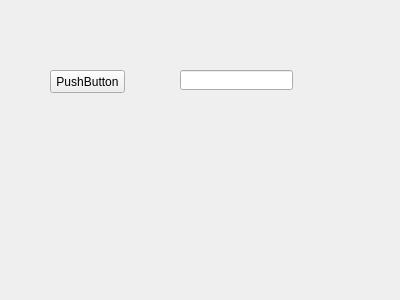
<?xml version="1.0" encoding="UTF-8"?>
<ui version="4.0">
 <class>DeskLogin</class>
 <widget class="QWidget" name="DeskLogin">
  <property name="geometry">
   <rect>
    <x>0</x>
    <y>0</y>
    <width>400</width>
    <height>300</height>
   </rect>
  </property>
  <property name="windowTitle">
   <string>DeskLogin</string>
  </property>
  <widget class="QPushButton" name="pushButton">
   <property name="geometry">
    <rect>
     <x>50</x>
     <y>70</y>
     <width>75</width>
     <height>23</height>
    </rect>
   </property>
   <property name="text">
    <string>PushButton</string>
   </property>
  </widget>
  <widget class="QLineEdit" name="lineEdit">
   <property name="geometry">
    <rect>
     <x>180</x>
     <y>70</y>
     <width>113</width>
     <height>20</height>
    </rect>
   </property>
  </widget>
 </widget>
 <layoutdefault spacing="6" margin="11"/>
 <resources/>
 <connections/>
</ui>
